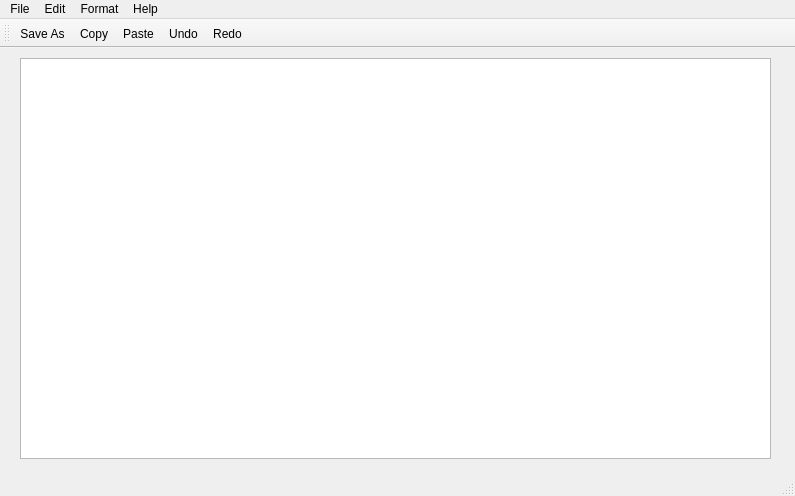
<?xml version="1.0" encoding="UTF-8"?>
<ui version="4.0">
 <class>MainWindow</class>
 <widget class="QMainWindow" name="MainWindow">
  <property name="geometry">
   <rect>
    <x>0</x>
    <y>0</y>
    <width>795</width>
    <height>496</height>
   </rect>
  </property>
  <property name="windowTitle">
   <string>MainWindow</string>
  </property>
  <widget class="QWidget" name="centralwidget">
   <widget class="QTextEdit" name="textEdit">
    <property name="geometry">
     <rect>
      <x>20</x>
      <y>10</y>
      <width>751</width>
      <height>401</height>
     </rect>
    </property>
    <property name="sizePolicy">
     <sizepolicy hsizetype="MinimumExpanding" vsizetype="MinimumExpanding">
      <horstretch>0</horstretch>
      <verstretch>0</verstretch>
     </sizepolicy>
    </property>
   </widget>
  </widget>
  <widget class="QMenuBar" name="menubar">
   <property name="geometry">
    <rect>
     <x>0</x>
     <y>0</y>
     <width>795</width>
     <height>37</height>
    </rect>
   </property>
   <widget class="QMenu" name="menuFile">
    <property name="title">
     <string>File</string>
    </property>
    <addaction name="actionNew"/>
    <addaction name="actionOpen"/>
    <addaction name="actionSave"/>
    <addaction name="actionSave_As"/>
    <addaction name="actionExit"/>
   </widget>
   <widget class="QMenu" name="menuEdit">
    <property name="title">
     <string>Edit</string>
    </property>
    <addaction name="actionCut"/>
    <addaction name="actionCopy"/>
    <addaction name="actionPaste"/>
    <addaction name="separator"/>
    <addaction name="actionRedo"/>
    <addaction name="actionUndo"/>
    <addaction name="separator"/>
    <addaction name="actionFInd"/>
   </widget>
   <widget class="QMenu" name="menuFormat">
    <property name="title">
     <string>Format</string>
    </property>
   </widget>
   <widget class="QMenu" name="menuHelp">
    <property name="title">
     <string>Help</string>
    </property>
   </widget>
   <addaction name="menuFile"/>
   <addaction name="menuEdit"/>
   <addaction name="menuFormat"/>
   <addaction name="menuHelp"/>
  </widget>
  <widget class="QStatusBar" name="statusbar"/>
  <widget class="QToolBar" name="toolBar">
   <property name="windowTitle">
    <string>toolBar</string>
   </property>
   <attribute name="toolBarArea">
    <enum>TopToolBarArea</enum>
   </attribute>
   <attribute name="toolBarBreak">
    <bool>false</bool>
   </attribute>
   <addaction name="actionSave_As"/>
   <addaction name="actionCopy"/>
   <addaction name="actionPaste"/>
   <addaction name="actionUndo"/>
   <addaction name="actionRedo"/>
  </widget>
  <action name="actionNew">
   <property name="icon">
    <iconset theme="document-new"/>
   </property>
   <property name="text">
    <string>New</string>
   </property>
   <property name="shortcut">
    <string>Ctrl+N</string>
   </property>
   <property name="menuRole">
    <enum>QAction::MenuRole::TextHeuristicRole</enum>
   </property>
  </action>
  <action name="actionOpen">
   <property name="icon">
    <iconset theme="document-open"/>
   </property>
   <property name="text">
    <string>Open</string>
   </property>
   <property name="shortcut">
    <string>Ctrl+O</string>
   </property>
  </action>
  <action name="actionExit">
   <property name="icon">
    <iconset theme="application-exit"/>
   </property>
   <property name="text">
    <string>Exit</string>
   </property>
   <property name="shortcut">
    <string>Ctrl+E</string>
   </property>
  </action>
  <action name="actionCut">
   <property name="icon">
    <iconset theme="edit-cut"/>
   </property>
   <property name="text">
    <string>Cut</string>
   </property>
   <property name="shortcut">
    <string>Ctrl+X</string>
   </property>
  </action>
  <action name="actionCopy">
   <property name="icon">
    <iconset theme="edit-copy"/>
   </property>
   <property name="text">
    <string>Copy</string>
   </property>
   <property name="shortcut">
    <string>Ctrl+C</string>
   </property>
  </action>
  <action name="actionPaste">
   <property name="icon">
    <iconset theme="edit-paste"/>
   </property>
   <property name="text">
    <string>Paste</string>
   </property>
   <property name="shortcut">
    <string>Ctrl+V</string>
   </property>
  </action>
  <action name="actionRedo">
   <property name="icon">
    <iconset theme="edit-redo"/>
   </property>
   <property name="text">
    <string>Redo</string>
   </property>
   <property name="shortcut">
    <string>Ctrl+Shift+Z</string>
   </property>
  </action>
  <action name="actionUndo">
   <property name="icon">
    <iconset theme="edit-undo"/>
   </property>
   <property name="text">
    <string>Undo</string>
   </property>
   <property name="shortcut">
    <string>Ctrl+Z</string>
   </property>
  </action>
  <action name="actionSave">
   <property name="icon">
    <iconset theme="document-save"/>
   </property>
   <property name="text">
    <string>Save</string>
   </property>
   <property name="shortcut">
    <string>Ctrl+S</string>
   </property>
  </action>
  <action name="actionSave_As">
   <property name="icon">
    <iconset theme="QIcon::ThemeIcon::DocumentSave"/>
   </property>
   <property name="text">
    <string>Save As</string>
   </property>
   <property name="shortcut">
    <string>Ctrl+Shift+S</string>
   </property>
  </action>
  <action name="actionFInd">
   <property name="icon">
    <iconset theme="edit-find"/>
   </property>
   <property name="text">
    <string>FInd</string>
   </property>
   <property name="shortcut">
    <string>Ctrl+F</string>
   </property>
  </action>
 </widget>
 <resources/>
 <connections/>
</ui>
